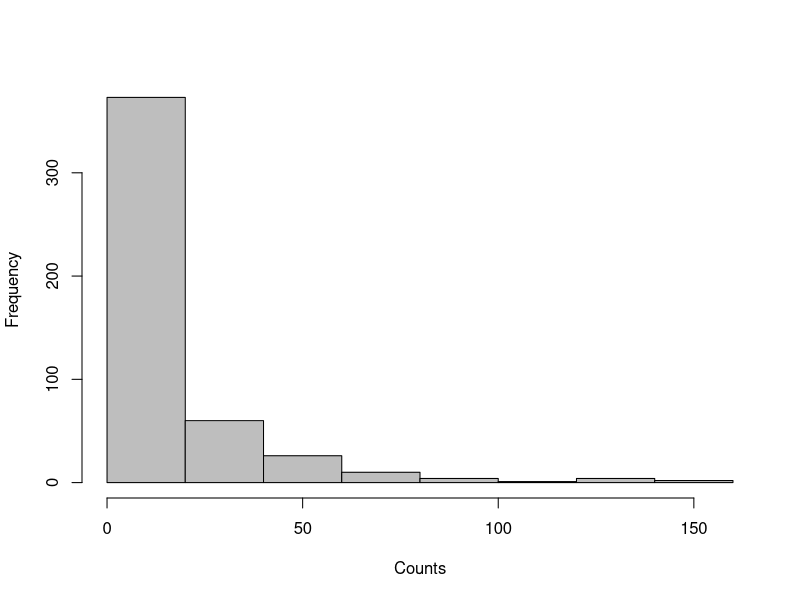
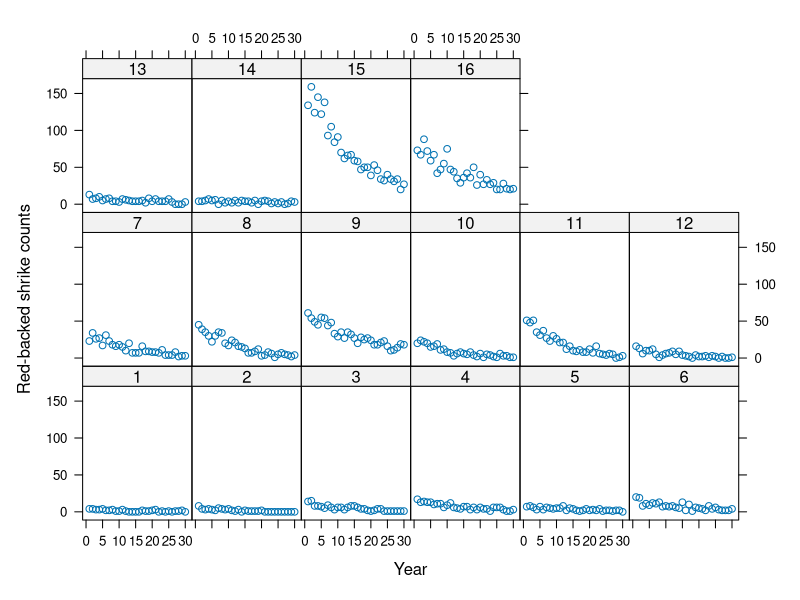
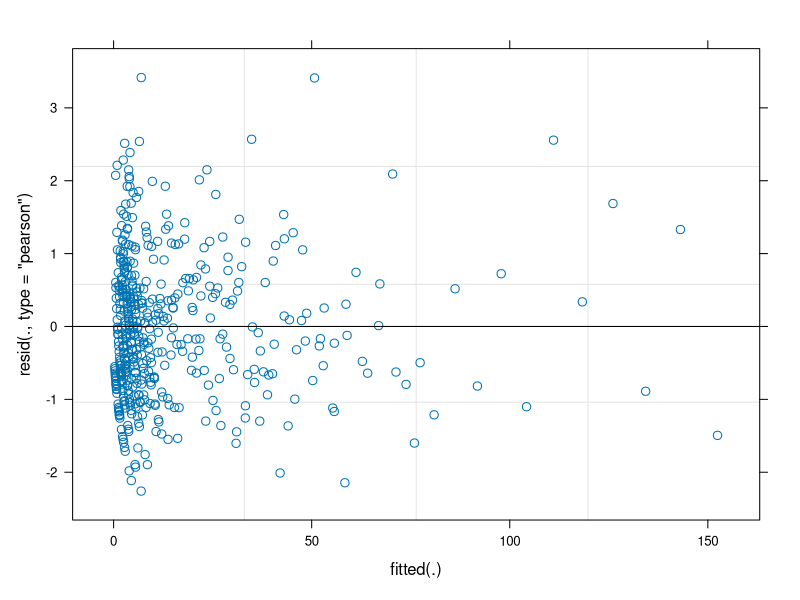

Source code (R) for these figures, in order:
## ---- chunk 1
n.groups <- 16
n.years <- 30
n <- n.groups * n.years
pop <- gl(n = n.groups, k = n.years)
## ---- chunk 2
original.year <- rep(1:n.years, n.groups)
year <- (original.year-1)/29
## ---- chunk 3
Xmat <- model.matrix(~pop*year-1-year)
print(Xmat[1:21,], dig = 2) 		# Print top 21 rows
## ---- chunk 4
intercept.mean <- 3			# Choose values for the hyperparams
intercept.sd <- 1
slope.mean <- -2
slope.sd <- 0.6
intercept.effects<-rnorm(n = n.groups, mean = intercept.mean, sd = intercept.sd)
slope.effects <- rnorm(n = n.groups, mean = slope.mean, sd = slope.sd)
all.effects <- c(intercept.effects, slope.effects) # Put them all together
## ---- chunk 5
lin.pred <- Xmat[,] %*% all.effects	# Value of lin.predictor
C <- rpois(n = n, lambda = exp(lin.pred)) # Exponentiate and add Poisson noise
hist(C, col = "grey", xlab = "Counts", main = "")			# Inspect what we’ve created
## ---- chunk 6
library("lattice")
xyplot(C ~ original.year | pop, ylab = "Red-backed shrike counts", xlab = "Year")
## ---- chunk 7
library('lme4')
glmm.fit <- glmer(C ~ year + (1 | pop) + ( 0+ year | pop), family = poisson)
summary(glmm.fit)				# Inspect results
## ---- chunk 8
plot(glmm.fit)
